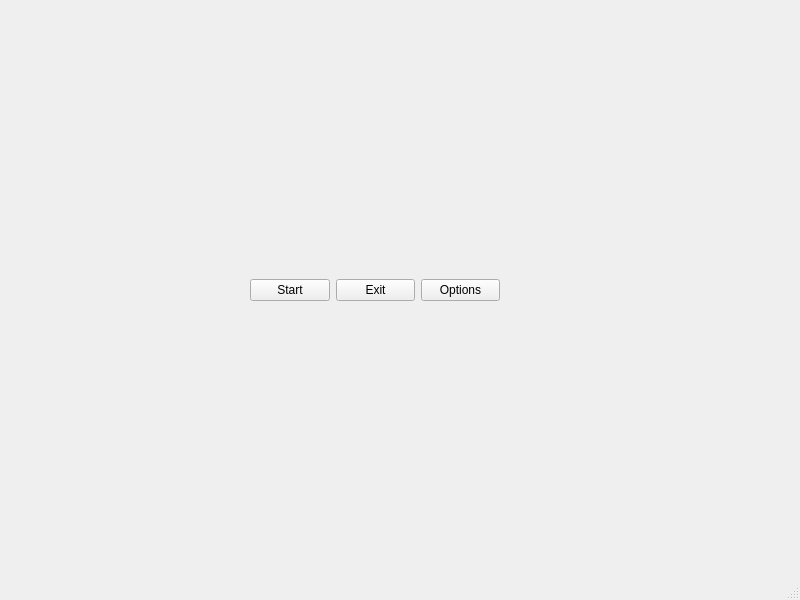
<?xml version="1.0" encoding="UTF-8"?>
<ui version="4.0">
 <class>MainWindow</class>
 <widget class="QMainWindow" name="MainWindow">
  <property name="geometry">
   <rect>
    <x>0</x>
    <y>0</y>
    <width>800</width>
    <height>600</height>
   </rect>
  </property>
  <property name="windowTitle">
   <string>MainWindow</string>
  </property>
  <widget class="QWidget" name="centralwidget">
   <widget class="QWidget" name="gridLayoutWidget">
    <property name="geometry">
     <rect>
      <x>250</x>
      <y>250</y>
      <width>250</width>
      <height>80</height>
     </rect>
    </property>
    <layout class="QGridLayout" name="gridLayout">
     <item row="0" column="1">
      <widget class="QPushButton" name="ExitPB">
       <property name="text">
        <string>Exit</string>
       </property>
      </widget>
     </item>
     <item row="0" column="0">
      <widget class="QPushButton" name="StartPB">
       <property name="text">
        <string>Start</string>
       </property>
      </widget>
     </item>
     <item row="0" column="2">
      <widget class="QPushButton" name="OptionsPB">
       <property name="text">
        <string>Options</string>
       </property>
      </widget>
     </item>
    </layout>
   </widget>
  </widget>
  <widget class="QMenuBar" name="menubar">
   <property name="geometry">
    <rect>
     <x>0</x>
     <y>0</y>
     <width>800</width>
     <height>17</height>
    </rect>
   </property>
  </widget>
  <widget class="QStatusBar" name="statusbar"/>
 </widget>
 <resources/>
 <connections/>
</ui>
